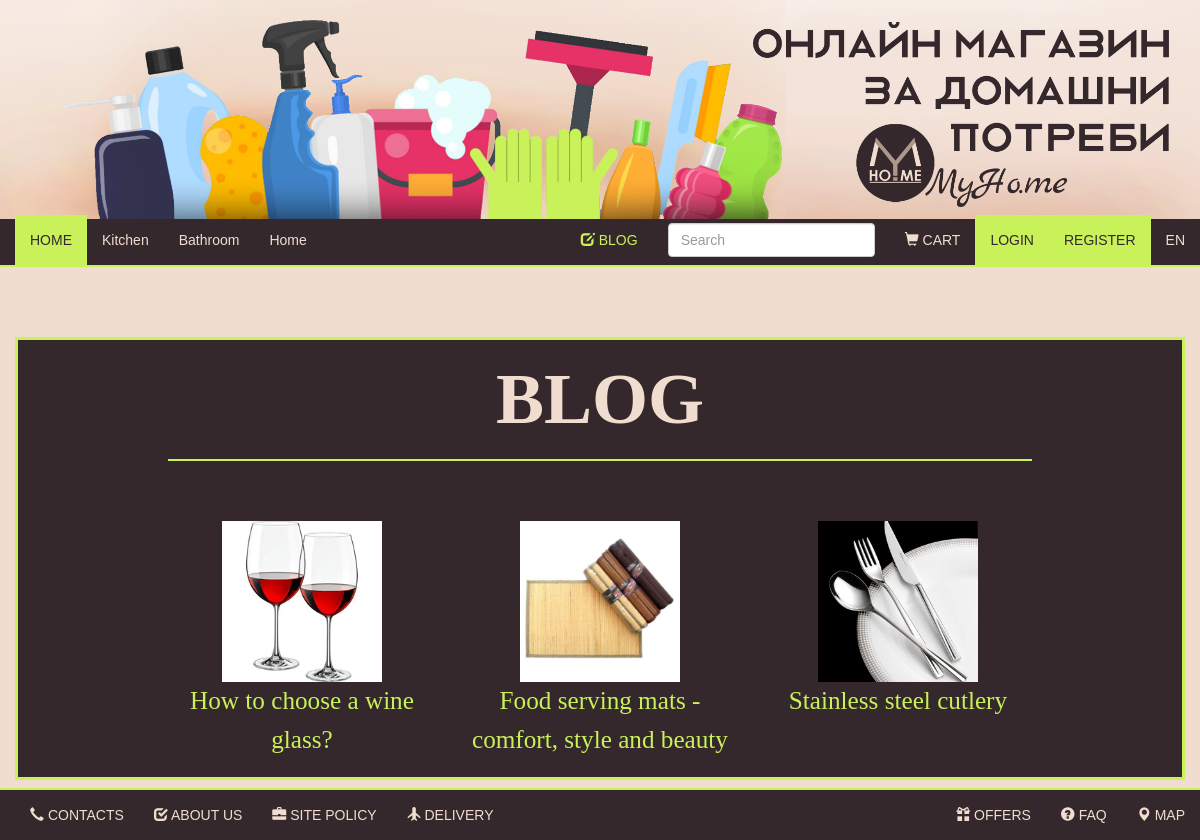
Screenshot of /blog.php with the database file from the repository.
### tables this page shows
CREATE TABLE `categories` (
  `id` bigint NOT NULL,
  `nameBG` varchar(100) NOT NULL,
  `nameEN` varchar(50) NOT NULL,
  `imagePath` varchar(200) NOT NULL
);

CREATE TABLE `articles` (
  `id` bigint NOT NULL,
  `nameBG` varchar(100) NOT NULL,
  `nameEN` varchar(100) NOT NULL,
  `contentBG` varchar(5000) NOT NULL,
  `contentEN` varchar(5000) NOT NULL,
  `authorEN` varchar(100) NOT NULL,
  `authorBG` varchar(100) NOT NULL,
  `imagePath` varchar(200) NOT NULL,
  `imagePath2` varchar(200) NOT NULL
);

### db-data.php (called while the page is built, shortened)
<?php
	include 'db-connect.php';
	function getCategories() {
		global $conn;
		if ($_SESSION["lang"]=="BG") {
			$sql = 'SELECT id, nameBG FROM categories';
		} else {
			$sql = 'SELECT id, nameEN FROM categories';
		}
		$result = mysqli_query($conn,$sql);
		$categories = mysqli_fetch_all($result, MYSQLI_ASSOC);
		if ($_SESSION["lang"] == "BG") {
        	$categoriesJSON = str_replace("nameBG", "name", json_encode($categories));
    	}else {
        	$categoriesJSON = str_replace("nameEN", "name", json_encode($categories));
    	}
		return $categoriesJSON;
	}
	function getArticles() {
			global $conn;
			if ($_SESSION["lang"]=="BG") {
				$articles = $conn->query("SELECT id, nameBG AS name, imagePath FROM articles")->fetch_all(MYSQLI_ASSOC);
    			return  json_encode($articles,  JSON_UNESCAPED_UNICODE);
			}else{
				$articles = $conn->query("SELECT id, nameEN AS name, imagePath FROM articles")->fetch_all(MYSQLI_ASSOC);
    			return  json_encode($articles,  JSON_UNESCAPED_UNICODE);
			}
	}
?>

### blog.php (the view, shortened to what this page needs)
<?php
    require ("generate-design.php");
    $articles = json_decode(getArticles());
        $contentDivHTML = '     <div class="content">
        <div class="container">
            <h1 class="toHide" align="center">
                <div class="row">
                    <div class="div-3 toHide col-xs-12" style="border:solid; border-width:3px; border-color: #c9f15a">
                        <p class="welcome-text"><b>'.$_SESSION["dictionary"]["Blog"].'</b></p>
                        <hr class="new1"><br>
                        <div class="row">';
        foreach ($articles as $key => $article) {
            $contentDivHTML.= '<div class="kol col-lg-4 col-md-6">';
            $contentDivHTML .='<a class="a12 a13" href="blog-article.php?id='.$article->id.'"><img width="60%" src="'.$article->imagePath.'"> <br>'.$article->name.'</a></div>';
        }
         $contentDivHTML .='</div></div></div></h1></div>';
    generateNavBar();
    generateNavBarRight();
    echo $contentDivHTML;
    generateFooter();
?>

### generate-design.php (shortened to what this page needs)
<?php
require ("db-data.php");
function generateCategoriesMenu() {
    $categories = json_decode(getCategories(),true);
    foreach ($categories as &$category) {
        echo  '<li id="category'.$category["id"].'"><a style="color: #f1ddcf" href="category.php?id='.$category["id"].' "><span  aria-hidden="true"></span> '.$category["name"].' </a></li>';
    }
}
function generateNavBar() {
    $dictionary = $_SESSION["dictionary"];
    echo <<<navBar
            <!DOCTYPE html>
            <html>
                <meta http-equiv="content-type" content="text/html" charset="utf-8">
                <meta name="viewport" content="width=device-width, initial-scale=1">
                <link rel="stylesheet" href="css/bootstrap.min.css">
                <link rel="stylesheet" href="css/main.css">
            <head>
                <title> Домашни потреби MyHo.me</title>
                <link rel="icon" href="./images/icon.png">
                <link rel="stylesheet" href="https://cdnjs.cloudflare.com/ajax/libs/font-awesome/4.7.0/css/font-awesome.min.css">
            </head>
            <body>
                <img src="./images/banner.png" width="100%"/>
                <nav class="navbar1 navbar-default navbar-static-top" style="border-bottom:solid; border-width:2px; border-bottom-color:#c9f15a;">
                    <div class="container-fluid">
                        <div class="navbar-header">
                            <button type="button" class="navbar-toggle collapsed" data-toggle="collapse"
                                    data-target="#bs-example-navbar-collapse-1" aria-expanded="false">
                                <span class="sr-only">Toggle navigation</span>
                                <span class="icon-bar"></span>
                                <span class="icon-bar"></span>
                                <span class="icon-bar"></span>
                            </button>
                        </div>
                        <div class="collapse navbar-collapse" id="bs-example-navbar-collapse-1">
                            <ul class="nav navbar-nav" id="categories-menu">
                                <li class="active2" id="home"><a style="color: #34282C" href="index.php">$dictionary[Home]</a></li>
        navBar;
        generateCategoriesMenu();
        echo '</ul>';
}
function generateNavBarRight () {
    $dictionary = $_SESSION["dictionary"];
    if ($_SESSION["userID"] == "") {
        $loginButtons='
                        <li><a class="vhod" style="color: #34282C" href="login.php">'.$dictionary["Login"].'</a></li>
                       <li><a class="vhod" style="color: #34282C" href="registration.php">'.$dictionary["Register"].'</a></li>';
    }else {
        $loginButtons=' <li><a style="color: #f1ddcf" href="checkout.php"><span class="glyphicon glyphicon-credit-card" aria-hidden="true"></span>' .$dictionary["Checkout"].'</a></li>
                        <li><a class="vhod" style="color: #34282C" onClick= "logOut()">' .$dictionary["Logout"]. '</a></li>';
    }
        echo <<<navBarRight
                                <ul class="nav navbar-nav navbar-right">
                                <li><a style="color:#c9f15a" href="blog.php"><span class="glyphicon glyphicon-edit" aria-hidden="true"></span> $dictionary[Blog]</a></li>
                                <div class="navbar-form navbar-left">
                                    <form method="GET">
                                        <input type="text" id="searchBar" class="form-control" placeholder="Search">
                                   </form>
                                   <div>
                                            <ul id="searchResults" class="list-group list-group-item-action" style="display:none; margin:0">
                                            </ul>
                                    </div>
                                </div>
                                <li><a style="color: #f1ddcf" href="cart.php"><span class="glyphicon glyphicon-shopping-cart" aria-hidden="true"></span> $dictionary[Cart]</a></li>
                                $loginButtons
                                <li class="nav-item dropdown">
                                    <a style="color: #f1ddcf" class="nav-link dropdown-toggle" id="dropdown09" data-toggle="dropdown" aria-haspopup="true" aria-expanded="false"><span class="flag-icon flag-icon-bg"> </span> $dictionary[Language]</a>
                                    <div class="dropdown-menu" id="change-language" aria-labelledby="dropdown09">
                                        <a style="color: #34282C" class="dropdown-item" ><span  class="flag-icon flag-icon-us"> </span> $dictionary[otherLanguage]</a>
                                    </div>
                                </li>
                            </ul>
                        </div>
                        </div>
                    </div>
                </nav>
        navBarRight;
}
function generateFooter() {
            $dictionary = $_SESSION["dictionary"];
                $username = $_SESSION["username"];
                if ($_SESSION["userID"] == "") {
                    $accountButton='';
                }else {
                     $accountButton=' <li id="username"><a style="color: #f1ddcf" ></span> Welcome, '.$username.'</a></li>
                     <li><a style="color: #c9f15a" href="account.php"><span class="glyphicon glyphicon-user" aria-hidden="true"></span>'.$dictionary["MyAccount"].'</a></li>';
                }
            echo <<<footer
                                <div class="footer">
                    <nav class="navbar1 navbar-default navbar-static-top" style="border-top:solid; border-width:2px; border-top-color: #c9f15a">
                    <div class="container-fluid">
                        <div class="collapse navbar-collapse" id="bs-example-navbar-collapse-1">
                            <ul class="nav navbar-nav navbar-left">
                                <li><a style="color: #f1ddcf" href="contacts.php"><span class="glyphicon glyphicon-earphone" aria-hidden="true"></span> $dictionary[Contacts]</a></li>
                                <li><a style="color: #f1ddcf" href="about.php"><span class="glyphicon glyphicon-check" aria-hidden="true"></span> $dictionary[AboutUS]</a></li>
                                <li><a style="color: #f1ddcf" href="policy.php"><span class="glyphicon glyphicon-briefcase" aria-hidden="true"></span> $dictionary[Policy]</a></li>
                                <li><a style="color: #f1ddcf" href="delivery.php"><span class="glyphicon glyphicon-plane" aria-hidden="true"></span> $dictionary[Delivery]</a></li>
                            </ul>
                             <ul class="nav navbar-nav navbar-right">
                                $accountButton
                                <li><a style="color: #f1ddcf" href="offers.php"><span class="glyphicon glyphicon-gift" aria-hidden="true"></span> $dictionary[Offers]</a></li>
                                <li><a style="color: #f1ddcf" href="QnA.php"><span class="glyphicon glyphicon-question-sign" aria-hidden="true"></span> $dictionary[FAQ]</a></li>
                                <li><a style="color: #f1ddcf" href="map.php"><span class="glyphicon glyphicon-map-marker" aria-hidden="true"></span> $dictionary[Map]</a></li>
                            </ul>
                        </div>
                        </div>
                    </div>
                </div>
            </body>
            </html>
            footer;
}
?>

### css/main.css (style rules this page uses)
body { background-color: #f1ddcf !important; font-family: Cambria; color: #34282C; }
.navbar1 { background-color: #34282C; }
.footer { position: fixed; left: 0; bottom: 0; width: 100%; background-color: red; color: white; text-align: center; }
.active2 { background-color: #c9f15a; color:#34282C; }
.vhod { background-color: #c9f15a; color:#34282C; }
.container { padding-top: 50px; padding-bottom: 50px; }
.div-3 { float: center; background-color: #34282C; padding-top: 20px; padding-bottom: 20px; padding-left: 150px; padding-right: 150px; color: #751b58; }
.div-3 .welcome-text { font-size:200%; color: #f1ddcf; font-family:"Arial Black"; }
.toHide { color: #34282C; }
a:link { color: #c9f15a; }
a.a13 { font-size: 70% }
* { box-sizing: border-box; }
body { font-family: Segoe UI }
img { vertical-align: middle; }
body { font-family: Verdana, sans-serif; }
.row:after { content: ""; display: table; clear: both; }
img { margin-bottom: -4px; }
.kol { font-size:100%; color:#c9f15a; font-family:Cambria; }
hr.new1 { border-top: 2px solid #c9f15a; }

### rows the page displays
categories: nameEN "Kitchen"
categories: nameEN "Bathroom"
categories: nameEN "Home"
articles: imagePath (picture), nameEN "How to choose a wine glass?"
articles: imagePath (picture), nameEN "Food serving mats - comfort, style and beauty"
articles: imagePath (picture), nameEN "Stainless steel cutlery"

### other values shown
$dictionary[Home] "HOME"
$dictionary[Blog] "BLOG"
$dictionary[Cart] "CART"
$dictionary["Login"] "LOGIN"
$dictionary["Register"] "REGISTER"
$dictionary[Language] "EN"
$_SESSION["dictionary"]["Blog"] "BLOG"
$dictionary[Contacts] "CONTACTS"
$dictionary[AboutUS] "ABOUT US"
$dictionary[Policy] "SITE POLICY"
$dictionary[Delivery] "DELIVERY"
$dictionary[Offers] "OFFERS"
$dictionary[FAQ] "FAQ"
$dictionary[Map] "MAP"
